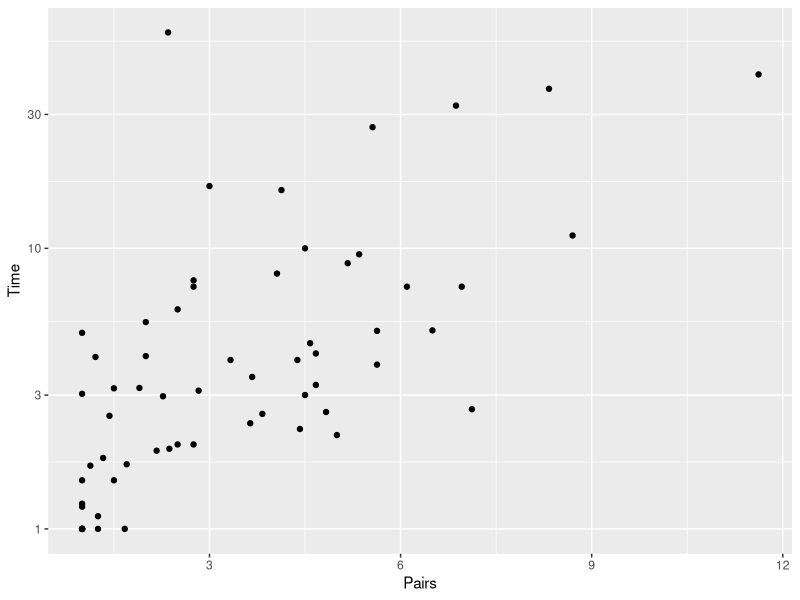
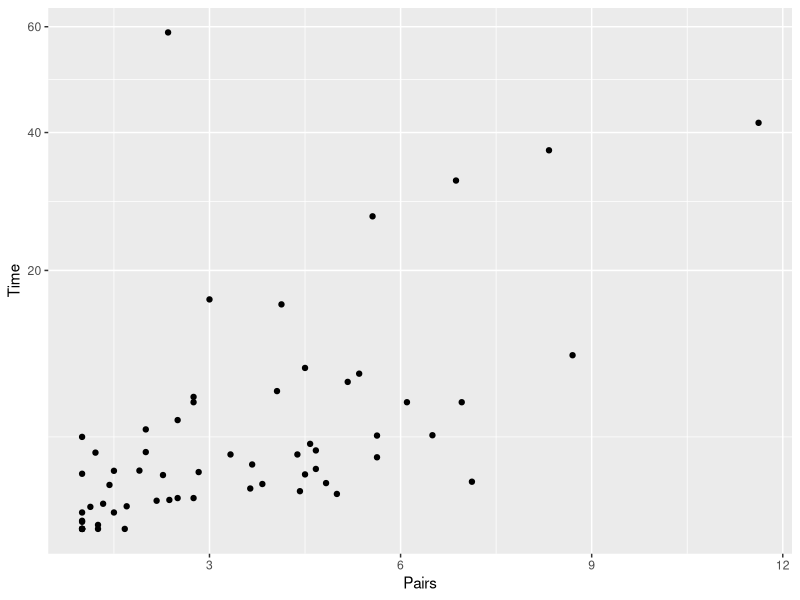
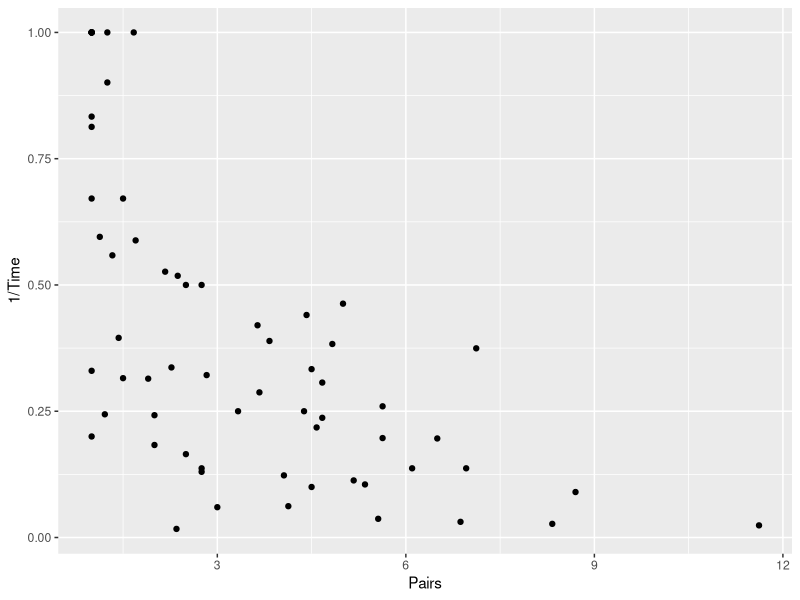

These charts were generated, in order, by the following R code:
library(ggplot2)

#load the dataset
data <- read.csv("data.csv")

#fit a regression model
model <- lm(Time ~ Pairs, data=data)


# Scatterplot with scale_x_log10() and scale_y_log10()
log_plot <- ggplot(data = data, aes(x=Pairs, y=Time)) +
  geom_point() + scale_y_log10()
print(log_plot)

#sqrt(time)
sqrt_plot <- ggplot(data = data, aes(x=Pairs, y=Time)) +
  geom_point() + scale_y_sqrt()
print(sqrt_plot)

#1/time
inverse_plot <- ggplot(data = data, aes(x=Pairs, y=1/Time)) +
  geom_point()
print(inverse_plot)